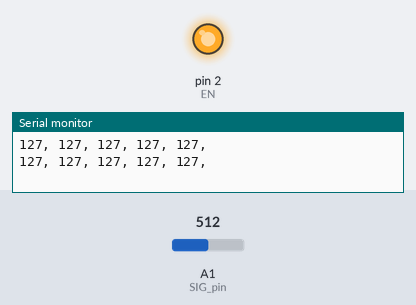
Simulated run of this sketch. Board: Arduino Uno, built with avr-gcc and run on an emulated ATmega328P. On the bench: output pins drawn as LEDs (lit = HIGH), the last lines printed to the serial monitor. Dashed ring = blinking. The test bench sets the inputs (shaded band); at power-on: A1 (SIG_pin) = 512. Pins used as bus, display or sensor lines are not drawn.

Above: at 0.83 s.
1.3 s: A1 (SIG_pin) set to 306
At 1.83 s:
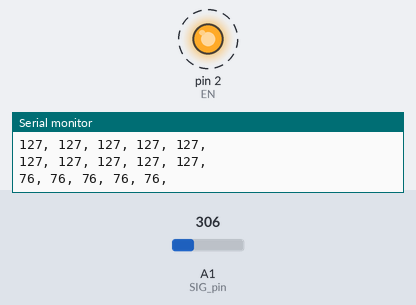
4.3 s: A1 (SIG_pin) set to 0
Timing chart, 0 to 13.3 s (numbered marks = the images above; inputs shaded):
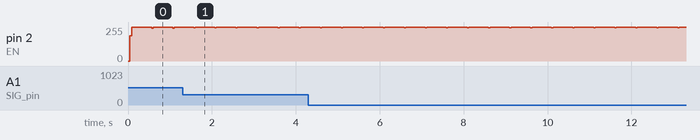

Measured:
- by itself, pin 2 (EN): alternates 255/255 for 0.46 s and 249/255 for 0.04 s

The sketch:

ProvaCodiceSuola.ino
```cpp
/*
#include <SoftwareSerial.h>
SoftwareSerial BTserial(0,1);
*/
#define EN 2
#define S0 3
#define S1 4
#define S2 5
#define S3 6

// Alimentation voltage
float V_cc = 4.99;

// Divider resistor
int rDiv = 94000;  // valore della resistenza da mettere in serie al sensore per formare il partitore.
//Mux in "SIG" pin
int SIG_pin = A1; // Pin analogico della scheda arduino che acquisisce il dato

void setup(){
  Serial.begin(9600);
  // Pin 3, 4, 5 e 6, connessi ai pin S0, S1, S2 ed S3 del multiplexer, impostati come uscita
  pinMode(S0, OUTPUT);
  pinMode(S1, OUTPUT);
  pinMode(S2, OUTPUT);
  pinMode(S3, OUTPUT);
  // Inizialmente i segnali del multiplexer sono disattivati
  digitalWrite(S0, LOW);
  digitalWrite(S1, LOW);
  digitalWrite(S2, LOW);
  digitalWrite(S3, LOW);
  // imposto il pin 2, connesso al pin di enable del multiplexer, come uscita e lo imposto basso
  pinMode(EN, OUTPUT);
  digitalWrite(EN, LOW);
  // istruzioni per stampare a video i dati provenienti dai sensori
  Serial.print("S1 S2 S3 S4 S5 S6 S7 S8 S9 S10 S11 S12 S13 S14 S15 S16");
  Serial.println();
  // BTserial.begin(9600);

}

void loop(){

  // ciclo for con il quale leggo i dati provenienti dai sensori
  for(int i = 0; i < 5; i ++)
  {
    digitalWrite(EN, LOW);
    Serial.print(readMux(i));
    Serial.print(", ");
    digitalWrite(EN, HIGH);
    /*
    BTserial.print(readMux(i));
    BTserial.print(";");
    */
  }
  Serial.println();
  Serial.println();
  delay(500);

}

int readMux(int channel)
{
  int controlPin[] = {S0, S1, S2, S3}; // vettore dei pin di selezione del multiplexer
  int quoziente = int(channel/2);
  int binRap[4];
  binRap[0] = channel%2;
  digitalWrite(controlPin[0], binRap[0]);
  for (int i=1; i<3; i++)
  {
    binRap[i] = quoziente%2;
    digitalWrite(controlPin[i], binRap[i]);
    quoziente = int(quoziente/2);
  }

  // leggo il valore di SIG_pin
  int fsrADC = analogRead(SIG_pin);
  // imposto la scala di fsrADC tra 0 e 255
  fsrADC = map(fsrADC, 0, 1023, 0, 255);
  // passo dal valore adimensionale di fsrADC, al valore in tensione di fsrV
  float fsrV = fsrADC*V_cc/255;
  // formula del partitore di tensione per ottenere la resistenza del sensore in kOhms
  float fsrR = (rDiv/1000) * (V_cc/fsrV - 1.0);


  // restituisce il valore
  return fsrADC;
}
```
